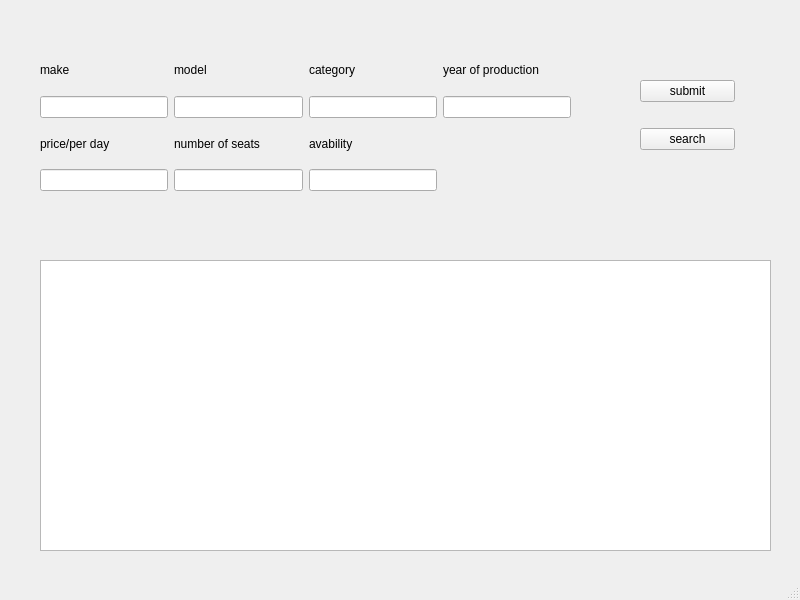
<?xml version="1.0" encoding="UTF-8"?>
<ui version="4.0">
 <class>carwindow</class>
 <widget class="QMainWindow" name="carwindow">
  <property name="geometry">
   <rect>
    <x>0</x>
    <y>0</y>
    <width>800</width>
    <height>600</height>
   </rect>
  </property>
  <property name="windowTitle">
   <string>carwindow</string>
  </property>
  <widget class="QWidget" name="centralwidget">
   <widget class="QTableView" name="tableView">
    <property name="geometry">
     <rect>
      <x>40</x>
      <y>260</y>
      <width>731</width>
      <height>291</height>
     </rect>
    </property>
   </widget>
   <widget class="QWidget" name="">
    <property name="geometry">
     <rect>
      <x>40</x>
      <y>50</y>
      <width>531</width>
      <height>141</height>
     </rect>
    </property>
    <layout class="QGridLayout" name="gridLayout">
     <item row="3" column="1">
      <widget class="QLineEdit" name="number_of_seats"/>
     </item>
     <item row="0" column="3">
      <widget class="QLabel" name="label_4">
       <property name="text">
        <string>year of production</string>
       </property>
      </widget>
     </item>
     <item row="0" column="2">
      <widget class="QLabel" name="label_6">
       <property name="text">
        <string>category</string>
       </property>
      </widget>
     </item>
     <item row="3" column="2">
      <widget class="QLineEdit" name="avability"/>
     </item>
     <item row="1" column="1">
      <widget class="QLineEdit" name="model"/>
     </item>
     <item row="1" column="3">
      <widget class="QLineEdit" name="year_of_production"/>
     </item>
     <item row="3" column="0">
      <widget class="QLineEdit" name="price"/>
     </item>
     <item row="1" column="2">
      <widget class="QLineEdit" name="category"/>
     </item>
     <item row="2" column="2">
      <widget class="QLabel" name="label_7">
       <property name="text">
        <string>avability</string>
       </property>
      </widget>
     </item>
     <item row="0" column="0">
      <widget class="QLabel" name="label">
       <property name="text">
        <string>make</string>
       </property>
      </widget>
     </item>
     <item row="0" column="1">
      <widget class="QLabel" name="label_2">
       <property name="text">
        <string>model</string>
       </property>
      </widget>
     </item>
     <item row="2" column="1">
      <widget class="QLabel" name="label_3">
       <property name="text">
        <string>number of seats</string>
       </property>
      </widget>
     </item>
     <item row="2" column="0">
      <widget class="QLabel" name="label_5">
       <property name="text">
        <string>price/per day</string>
       </property>
      </widget>
     </item>
     <item row="1" column="0">
      <widget class="QLineEdit" name="make"/>
     </item>
    </layout>
   </widget>
   <widget class="QWidget" name="">
    <property name="geometry">
     <rect>
      <x>640</x>
      <y>60</y>
      <width>95</width>
      <height>111</height>
     </rect>
    </property>
    <layout class="QVBoxLayout" name="verticalLayout">
     <item>
      <widget class="QPushButton" name="submit">
       <property name="text">
        <string>submit</string>
       </property>
      </widget>
     </item>
     <item>
      <widget class="QPushButton" name="search">
       <property name="text">
        <string>search</string>
       </property>
      </widget>
     </item>
    </layout>
   </widget>
  </widget>
  <widget class="QMenuBar" name="menubar">
   <property name="geometry">
    <rect>
     <x>0</x>
     <y>0</y>
     <width>800</width>
     <height>26</height>
    </rect>
   </property>
  </widget>
  <widget class="QStatusBar" name="statusbar"/>
 </widget>
 <resources/>
 <connections/>
</ui>
